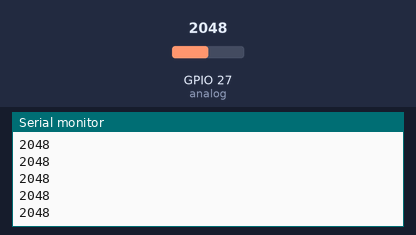
Recording of a sketch running on a simulated ESP32. Shown: the last lines printed to the serial monitor. The inputs (shaded band) are chosen by the test bench; at power-on: GPIO 27 (analog) = 2048.

Above: at 1.2 s.
1.3 s: GPIO 27 (analog) set to 2866
At 1.31 s:
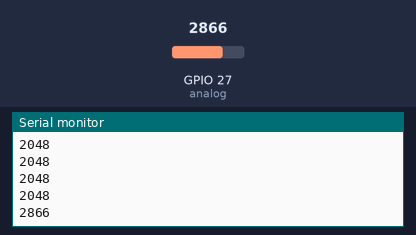
2.8 s: GPIO 27 (analog) set to 3603
At 2.81 s:
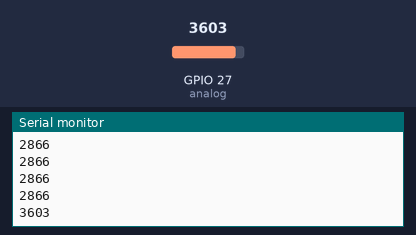
Timing chart, 0 to 5.8 s (numbered marks = the images above; inputs shaded):
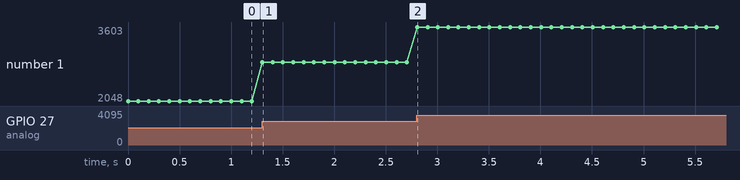

Measured:
- after the input at 1.3 s, the serial monitor: prints a new line at once (image 1)
- after the input at 2.8 s, the serial monitor: prints a new line at once (image 2)
- plotted number 1: 2048 → 2866 after the input at 1.3 s, 2866 → 3603 after the input at 2.8 s

The sketch:

pot_only.ino
```cpp
//Pin assignment
int analog = 27;


void setup() {

  Serial.begin(9600);       //initialize serial communication accordingly
  pinMode(analog, INPUT);

}

void loop() {

  int reading = analogRead(analog);
  Serial.println(reading);
  delay(100);

}
```
